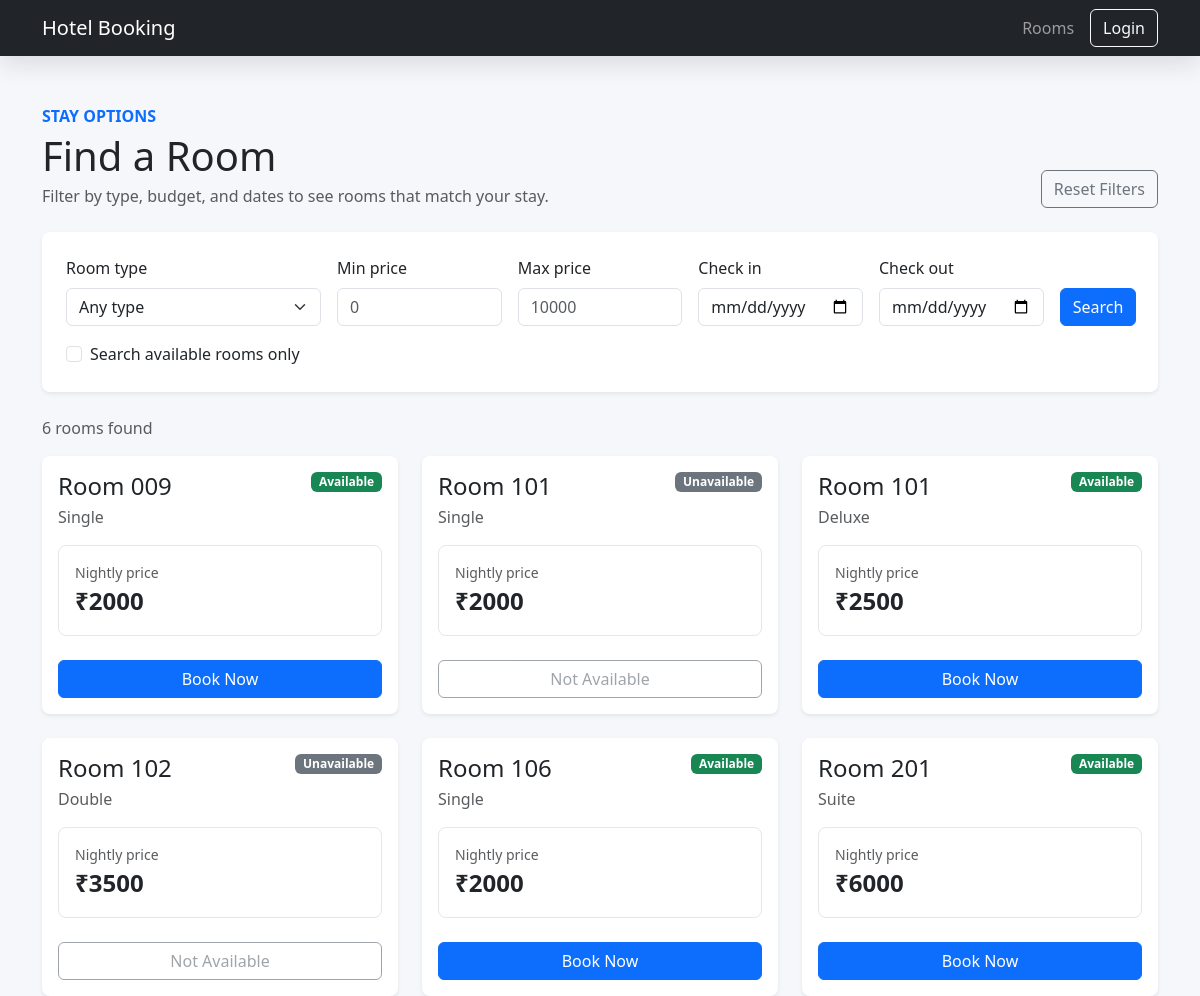
The page / on the database its author committed.
### rooms/models.py (models this page shows, shortened)
class Room(models.Model):
    room_number = models.CharField(max_length=10, unique=True)
    room_type = models.CharField(max_length=50)
    price = models.IntegerField()
    available = models.BooleanField(default=True)

### rooms/views.py (the view, shortened to what this page needs)
# urls.py: path('', views.room_list, name='room_list'),
def room_list(request):
    form = RoomSearchForm(request.GET or None)
    rooms = Room.objects.all().order_by('room_number')
    selected_check_in = None
    selected_check_out = None
    return render(request, 'rooms/room_list.html', {
        'rooms': rooms,
        'form': form,
        'selected_check_in': selected_check_in,
        'selected_check_out': selected_check_out,
    })

### rooms/templates/rooms/room_list.html (shortened to what this page needs)
{% extends 'rooms/base.html' %}
{% block content %}
<div class="container mt-5">
    <div class="d-flex flex-column flex-lg-row justify-content-between gap-3 align-items-lg-end mb-4">
        <div>
            <p class="text-uppercase text-primary fw-semibold mb-1">Stay options</p>
            <h1 class="mb-1">Find a Room</h1>
            <p class="text-muted mb-0">Filter by type, budget, and dates to see rooms that match your stay.</p>
        </div>
        <a href="{% url 'room_list' %}" class="btn btn-outline-secondary">Reset Filters</a>
    </div>
    <form method="get" class="booking-panel bg-white shadow-sm p-4 mb-4">
        <div class="row g-3 align-items-end">
            <div class="col-md-6 col-xl-3">
                <label for="{{ form.room_type.id_for_label }}" class="form-label">{{ form.room_type.label }}</label>
                {{ form.room_type }}
            </div>
            <div class="col-md-6 col-xl-2">
                <label for="{{ form.min_price.id_for_label }}" class="form-label">{{ form.min_price.label }}</label>
                {{ form.min_price }}
            </div>
            <div class="col-md-6 col-xl-2">
                <label for="{{ form.max_price.id_for_label }}" class="form-label">{{ form.max_price.label }}</label>
                {{ form.max_price }}
            </div>
            <div class="col-md-6 col-xl-2">
                <label for="{{ form.check_in.id_for_label }}" class="form-label">{{ form.check_in.label }}</label>
                {{ form.check_in }}
            </div>
            <div class="col-md-6 col-xl-2">
                <label for="{{ form.check_out.id_for_label }}" class="form-label">{{ form.check_out.label }}</label>
                {{ form.check_out }}
            </div>
            <div class="col-md-6 col-xl-1 d-grid">
                <button type="submit" class="btn btn-primary">Search</button>
            </div>
        </div>
        <div class="form-check mt-3">
            {{ form.available_only }}
            <label for="{{ form.available_only.id_for_label }}" class="form-check-label">
                {{ form.available_only.label }}
            </label>
        </div>
    </form>
    <div class="d-flex justify-content-between align-items-center mb-3">
        <p class="text-muted mb-0">{{ rooms|length }} room{{ rooms|length|pluralize }} found</p>
    </div>
    <div class="row g-4">
        {% for room in rooms %}
        <div class="col-md-6 col-xl-4">
            <div class="card room-card shadow-sm h-100">
                <div class="card-body d-flex flex-column">
                    <div class="d-flex justify-content-between align-items-start mb-3">
                        <div>
                            <h3 class="h4 mb-1">Room {{ room.room_number }}</h3>
                            <p class="text-muted mb-0">{{ room.room_type }}</p>
                        </div>
                        {% if room.available %}
                            <span class="badge text-bg-success">Available</span>
                        {% else %}
                            <span class="badge text-bg-secondary">Unavailable</span>
                        {% endif %}
                    </div>
                    <div class="stat-tile mb-4">
                        <span class="text-muted d-block small">Nightly price</span>
                        <strong class="fs-4">₹{{ room.price }}</strong>
                    </div>
                    {% if room.available %}
                        <a href="{% url 'book_room' room.id %}" class="btn btn-primary mt-auto">
                            Book Now
                        </a>
                    {% else %}
                        <button class="btn btn-outline-secondary mt-auto" disabled>
                            Not Available
                        </button>
                    {% endif %}
                </div>
            </div>
        </div>
        {% endfor %}
    </div>
</div>
{% endblock %}

### rooms/templates/rooms/base.html (style rules this page uses)
body { background: #f6f7fb; }
.room-card, .booking-panel { border: 0; border-radius: 8px; transition: transform 160ms ease, box-shadow 160ms ease; }
.stat-tile { background: #ffffff; border: 1px solid #e5e7eb; border-radius: 8px; padding: 1rem; }

### rows shown on the page
Room: room_number "009", room_type "Single", available "Available", price "2000"
Room: room_number "101", room_type "Single", available "Unavailable", price "2000"
Room: room_number "101", room_type "Deluxe", available "Available", price "2500"
Room: room_number "102", room_type "Double", available "Unavailable", price "3500"
Room: room_number "106", room_type "Single", available "Available", price "2000"
Room: room_number "201", room_type "Suite", available "Available", price "6000"

### other values the page prints
{{ rooms|length }} "6"
